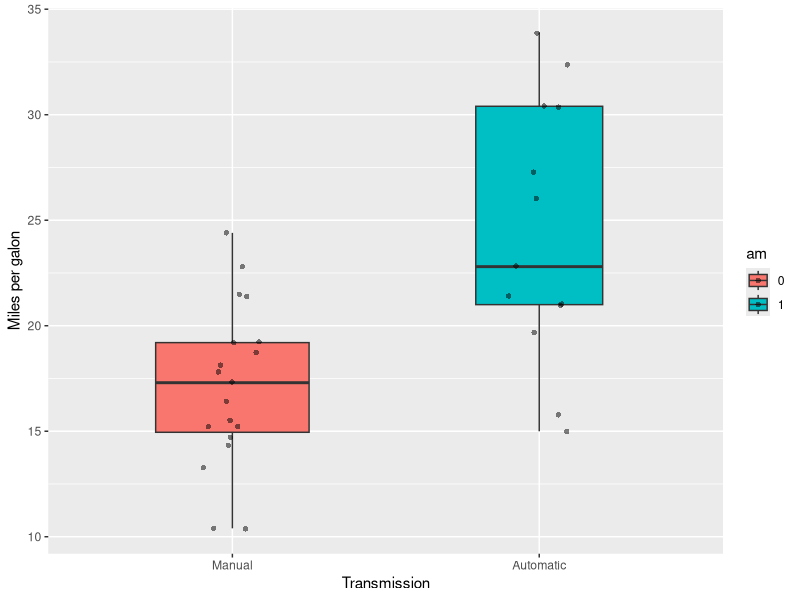
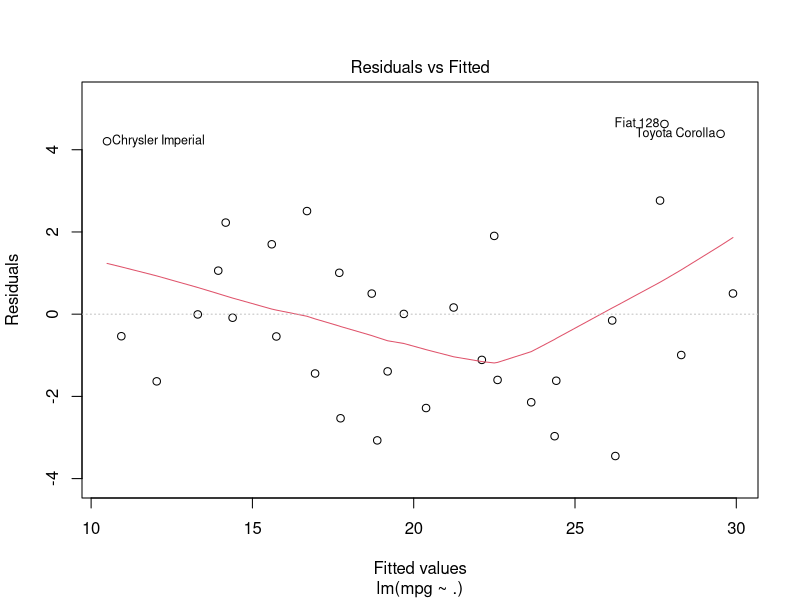
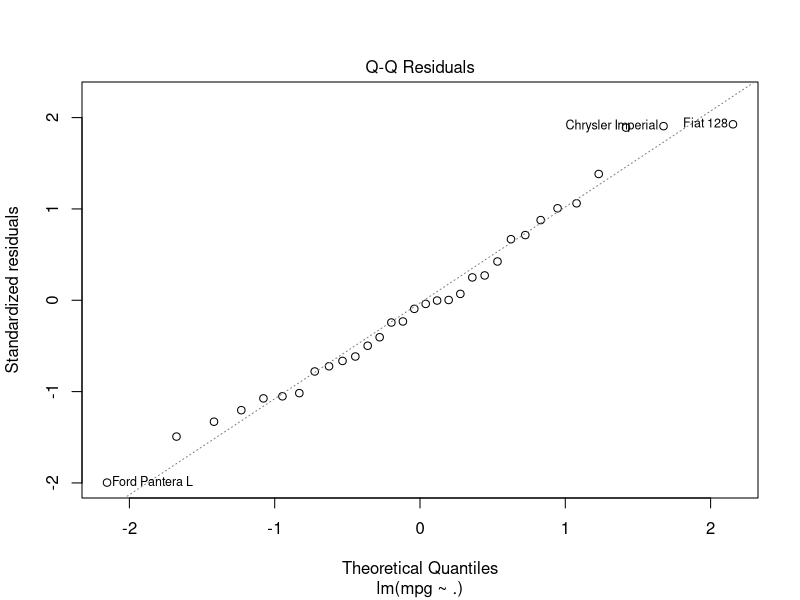
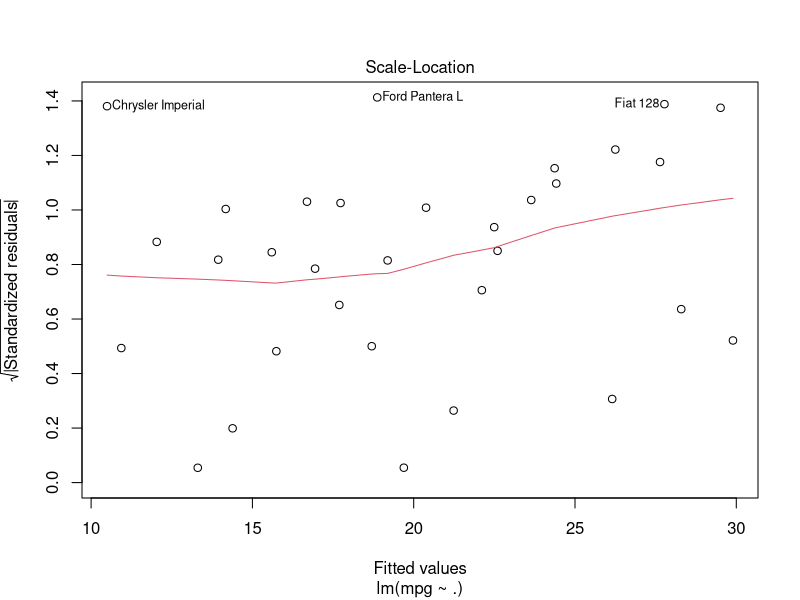
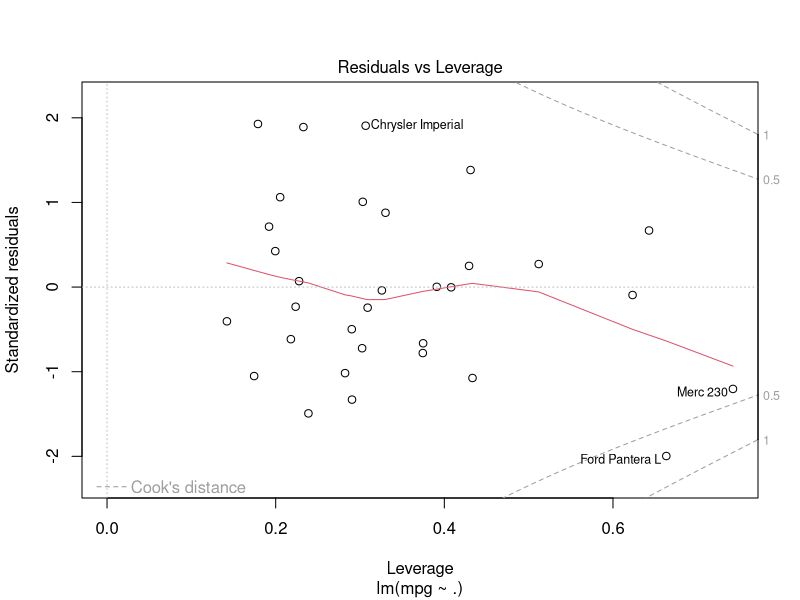

Source code (R) for these figures, in order:
library(datasets); data(mtcars); library(ggplot2)
mtcars$am=as.factor(mtcars$am)

str(mtcars)
head(mtcars)
summary(mtcars)

g=ggplot(mtcars, aes(x=am,y=mpg,fill=am)) +
        geom_boxplot(varwidth=T,width=0.5)+
        geom_jitter(shape=16,position=position_jitter(0.1),alpha=0.5)+
        labs(x="Transmission",y="Miles per galon")+
        scale_x_discrete(labels=c("Manual","Automatic"))
g        

t.test(mpg ~ am,data=mtcars)

fit=lm(mpg ~ am,data=mtcars)
summary(lm(mpg ~ am,data=mtcars))

unique(ave(mtcars$mpg,mtcars$am))

plot(lm(mpg ~ .,data=mtcars))

mtcars$am=as.numeric(mtcars$am)
fit1=lm(mpg ~ am,data=mtcars)
fit2=lm(mpg ~ am + wt + cyl, data=mtcars)
fit3=lm(mpg ~ am + wt + cyl + hp, data=mtcars)


anova(fit1,fit2,fit3)
data(mtcars)
mtcars$cyl <- factor(mtcars$cyl)
mtcars$vs <- factor(mtcars$vs)
mtcars$gear <- factor(mtcars$gear)
mtcars$carb <- factor(mtcars$carb)
mtcars$am <- factor(mtcars$am,labels=c('Automatic','Manual'))


full.model <- lm(mpg ~ ., data = mtcars)
best.model <- step(full.model, direction = "backward")
summary(best.model)